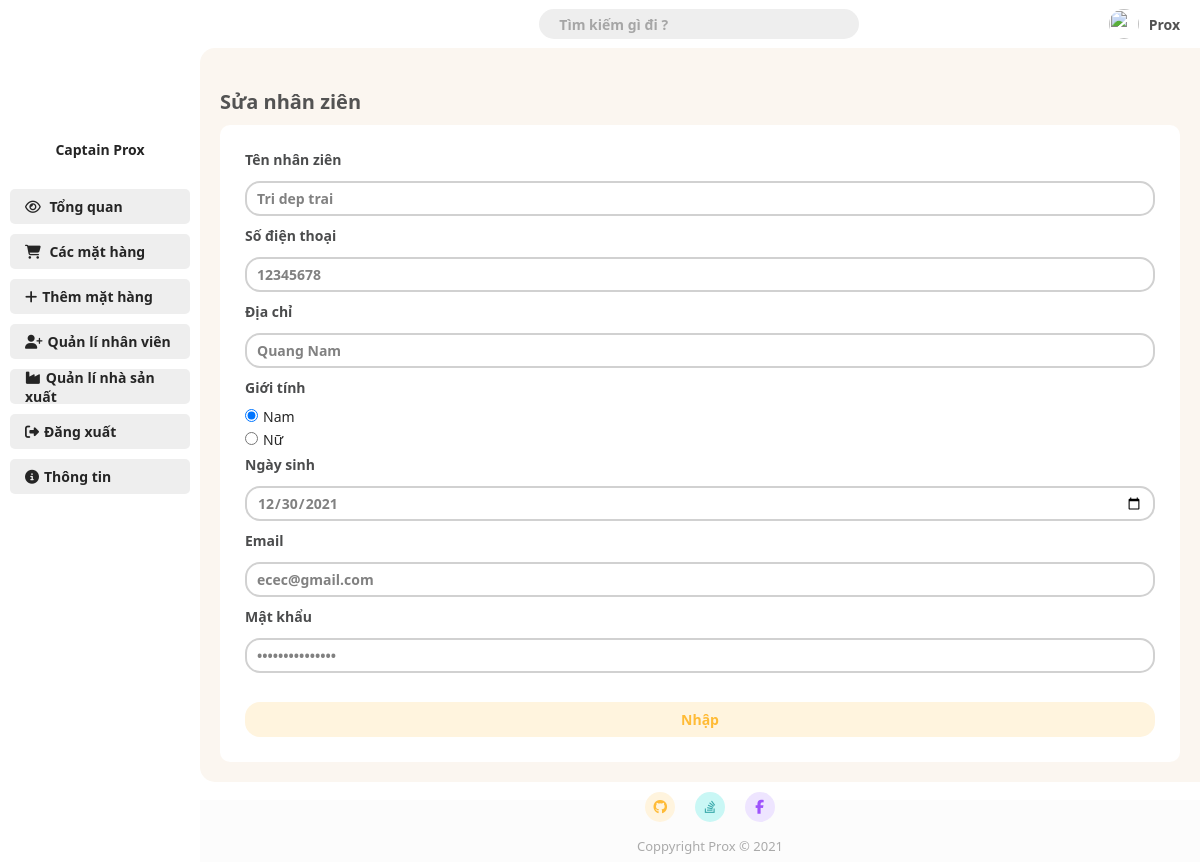
The page /Admin/edit_employee.php?id=1 on the database as committed earlier.
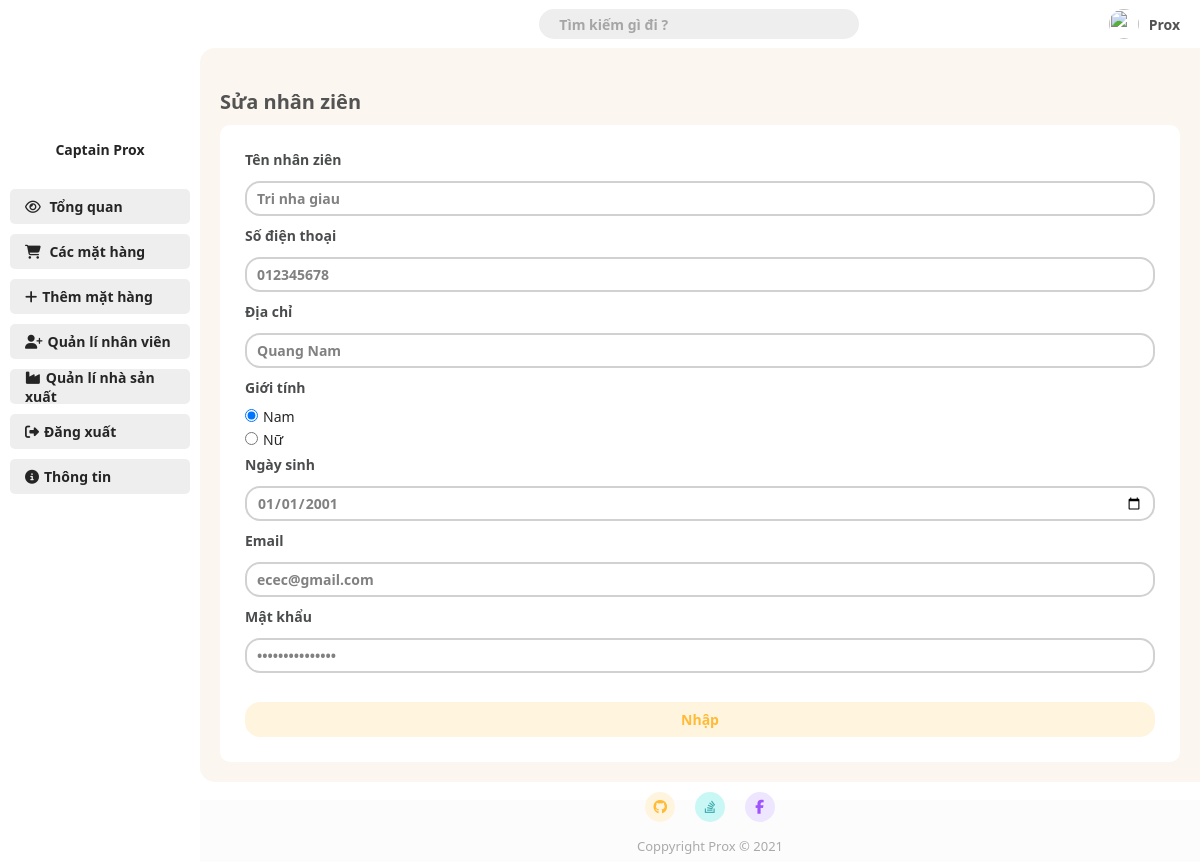
The same page on the database as committed later.
### tables this page shows
CREATE TABLE `employee` (
  `id` int(11) NOT NULL,
  `name` varchar(20) NOT NULL,
  `phone` varchar(20) NOT NULL,
  `address` varchar(50) NOT NULL,
  `gender` bit(2) NOT NULL DEFAULT b'1',
  `dob` date NOT NULL,
  `email` varchar(20) NOT NULL,
  `password` varchar(50) NOT NULL,
  `level_id` int(11) NOT NULL,
  `token` varchar(50) NOT NULL
);

### Admin/edit_employee.php (the view, shortened to what this page needs)
<!DOCTYPE html>
<html lang="en">
<head>
    <link rel="stylesheet" href="./CSS/style.css?v=4.1">
</head>
<body>
        <?php
            require_once 'connect.php';
            if(isset($_GET['id'])){
                $id = $_GET['id'];
            }else{
                header('Location: page-4.php');
            }
            $query = "SELECT * FROM employee WHERE id = '$id'";
            $result = mysqli_query($connect, $query);
            $employee = mysqli_fetch_array($result);
        ?>
        <div class="grid-container">
            <div class="container-header">
                <?php require_once "./root/navbar.php"; ?>
            </div>
            <div class="container-menu">
                <?php require_once "./root/sidebar.php"; ?>
            </div>
            <div class="container-main">
                <h1 class="main-title">Sửa nhân ziên</h1>
                <div class="add-new-item">
                    <form action="" method="post">
                        <label for="employee_name">Tên nhân ziên</label>
                        <input name="employee_name" onkeyup="oku_add_check();" id="employee_name" type="text" value="<?= $employee['name']; ?>">
                        <label for="employee_phone_number">Số điện thoại</label>
                        <input name="employee_phone_number" onkeyup="oku_add_check();" id="employee_phone_number" type="text" value="<?= $employee['phone']; ?>">
                        <label for="employee_address">Địa chỉ</label>
                        <input name="employee_address" onkeyup="oku_add_check();" id="employee_address" type="text" value="<?= $employee['address']; ?>">
                        <label for="employee_gender">Giới tính</label>
                        <?php
                            if($employee['gender'] == 1){
                                echo '<span><input name="employee_gender" value="1" type="radio" style="height: auto;" checked >Nam</span>';
                                echo '<span><input name="employee_gender" value="0" type="radio" style="height: auto;">Nữ</span>';
                            }else{
                                echo '<span><input name="employee_gender" value="1" type="radio" style="height: auto;">Nam</span>';
                                echo '<span><input name="employee_gender" value="0" type="radio" style="height: auto;" checked >Nữ</span>';
                            }
                        ?>
                        <label for="employee_dob">Ngày sinh</label>
                        <input name="employee_dob" onkeyup="oku_add_check();" id="employee_dob" type="date" value="<?= $employee['dob']; ?>">
                        <label for="employee_email">Email</label>
                        <input name="employee_email" onkeyup="oku_add_check();" id="employee_email" type="email" value="<?= $employee['email']; ?>">
                        <label for="employee_password">Mật khẩu</label>
                        <input name="employee_password" onkeyup="oku_add_check();" id="employee_password" type="password" value="defalt password">
                        <br>
                        <input type="submit" onclick="return validate_add_employee();" name="edit_employee" value="Nhập">
                    </form>
                </div>
            </div>
            <div class="container-footer">
                <?php require_once "./root/footer.php"; ?>
            </div>
        </div>
</body>
</html>

Rows that differ between the two databases and show on the page:
changed employee "Quang Nam": employee_name "Tri dep trai" → "Tri nha giau"; employee_phone_number "12345678" → "012345678"; employee_dob "12/30/2021" → "01/01/2001"
